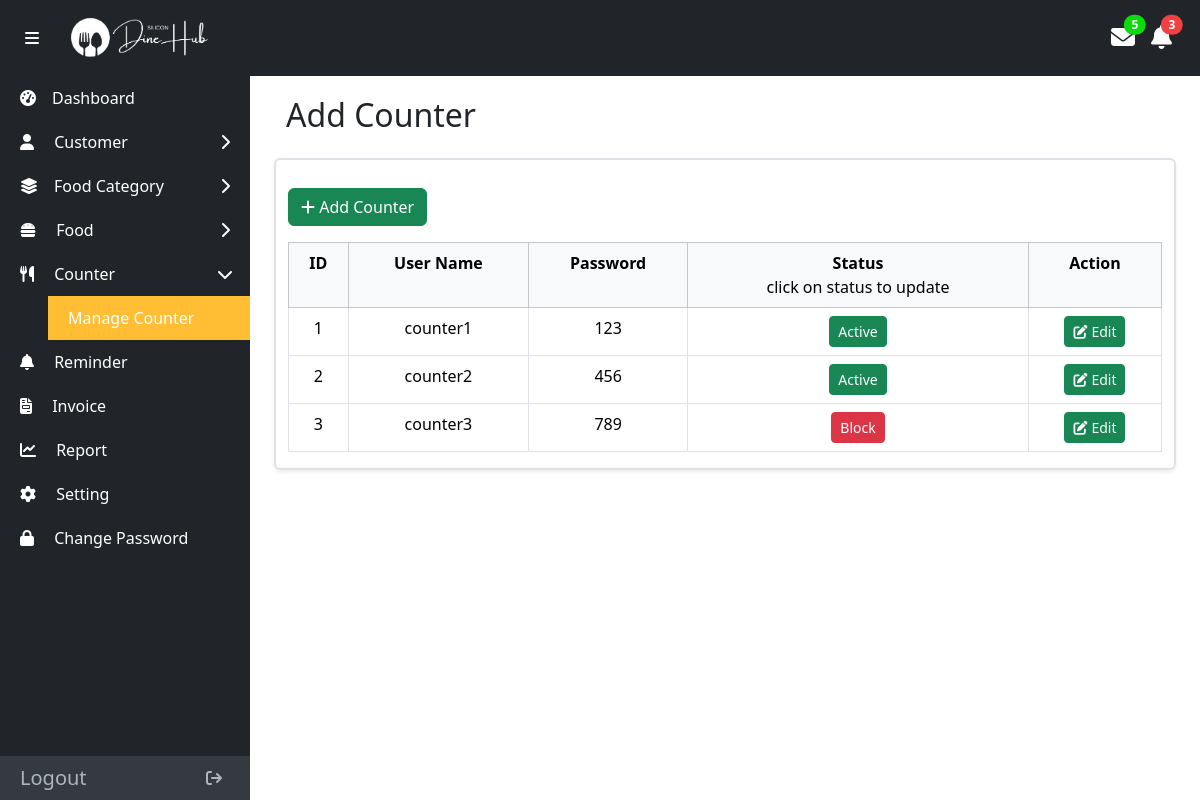
Page /admin/counterManage.php (signed in) on the earlier database version.
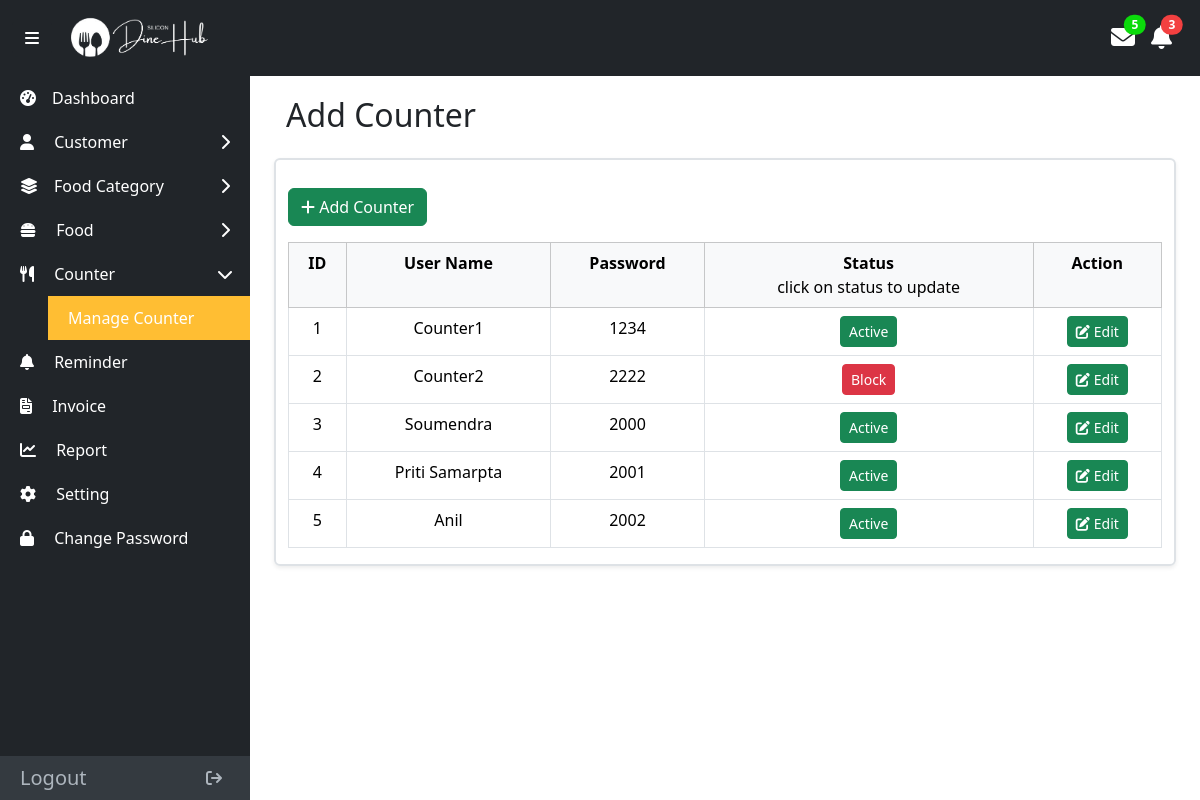
Same page on the later database version.
### tables this page shows
CREATE TABLE `counter_table` (
  `counterID` int(11) NOT NULL,
  `userName` varchar(255) NOT NULL,
  `password` varchar(128) NOT NULL,
  `status` varchar(5) NOT NULL
);

### dbFunctions/counterdb.php (called while the page is built, shortened)
<?php
function getAllCounters() {
    $conn = null;
    $stmt = null;
    try {
        $conn = dbConnection();
        $stmt = $conn->prepare("SELECT * FROM counter_table");
        $stmt->execute();
        $res = $stmt->get_result();
        if($res->num_rows>0){
            return $res;
        }else{
            return "error";
        }
    } catch (Exception $e) {
        error_log($e->getMessage());
        return "error: " . $e->getMessage();
    } finally{
        $stmt->close();
        $conn->close();
    }
}
?>

### admin/counterManage.php (the view, shortened to what this page needs)
<?php
include_once "adminNavbar.php";
require_once "../dbFunctions/counterdb.php";
?>
<section class="content w-100">
    <div class="row mt-3 ms-1 me-1">
        <h2 class="mb-4">Add Counter</h2>
        <div class="col-md-12 border border-2 pt-1 shadow-sm rounded">
            <div class="row mt-4">
                <div class="col-md-6">
                    <div class="d-flex justify-content-start">
                        <button class="btn btn-success mb-3" id="addRecordBtn"><i class="fa-solid fa-plus"></i> Add Counter</button>
                    </div>
                </div>
            </div>
            <div class="d-flex justify-content-between">
                <table class="table table-bordered table-responsive" id="myTable">
                    <thead class="table-light text-center">
                        <tr class="align-text-top">
                            <th>ID</th>
                            <th>User Name</th>
                            <th>Password</th>
                            <th>Status <p class="mb-0 fw-light ">click on status to update</p></th>
                            <th>Action</th>
                        </tr>
                    </thead>
                    <tbody>
                        <?php
                            $result = getAllCounters();
                            while($counter = $result->fetch_assoc()){
                                ?>
                                <tr class="text-center">
                                    <td><?= $counter['counterID']?></td>
                                    <td><?= $counter['userName']?></td>
                                    <td><?= $counter['password']?></td>
                                    <td>
                                        <a href="../dbFunctions/counterToggleStatus.php?id=<?= $counter['counterID'] ?>&status=<?= $counter['status'] ?>"
                                            class="btn btn-sm <?= $counter['status'] ? 'btn-success' : 'btn-danger' ?> toggle-status"
                                            data-id="<?= $counter['counterID'] ?>"
                                            data-status="<?= $counter['status'] ?>">
                                            <?= $counter['status'] ? 'Active' : 'Block' ?>
                                        </a>
                                    </td>
                                    <td>
                                        <a href="#"
                                            class="btn btn-success btn-sm edit-counter"
                                            data-id="<?= $counter['counterID'] ?>"
                                            data-username="<?= $counter['userName'] ?>"
                                            data-password="<?= $counter['password'] ?>"
                                            data-status="<?= $counter['status'] ?>">
                                            <i class="fa-solid fa-edit me-1"></i>Edit
                                        </a>
                                    </td>
                                </tr>
                                <?php
                            }
                        ?>
                    </tbody>
                </table>
            </div>
        </div>
    </div>
</section>
<?php include_once "adminFooter.php"; ?>

### admin/adminNavbar.php (shortened to what this page needs)
<!DOCTYPE html>
<html lang="en">
<head>
  <link href="./../assets/bootstrap/bootstrap.min.css" rel="stylesheet" />
  <link rel="stylesheet" href="./../assets/fontawesome/all.css">
  <link href="./../assets/css/AdminCss/style.css" rel="stylesheet" />
  <link href="./../assets/css/AdminCss/foodManage.css" rel="stylesheet" />
  <link href="./../assets/toastr/toastr.min.css" rel="stylesheet">
</head>
<body>
    <nav class="navbar navbar-expand-lg navbar-dark bg-dark">
        <div class="container-fluid">
        <button class="btn btn-dark" id="sidebarToggler">
            <i class="fa-solid fa-bars"></i>
        </button>
        <a class="navbar-brand ps-3" href="./index.php">
            <img src="./../assets/images/logo.png" alt="logo" />
        </a>
        <div class="d-flex justify-content-center align-items-center ms-auto">
            <div class="me-3 position-relative">
            <a href="#" class="text-decoration-none">
                <i class="fa-solid fa-envelope" style="font-size: 1.5rem; color: white"></i>
                <span class="position-absolute me-2 top-0 start-100 translate-middle badge rounded-pill"
                id="notification" style="background-color: rgb(11, 218, 11)">5</span>
            </a>
            </div>
            <div class="me-3 position-relative">
            <a href="#" class="text-decoration-none">
                <i class="fa-solid fa-bell" style="font-size: 1.5rem; color: white"></i>
                <span class="position-absolute me-2 top-0 start-100 translate-middle badge rounded-pill"
                id="notification" style="background-color: rgb(243, 64, 64)">3</span>
            </a>
            </div>
        </div>
        </div>
    </nav>
    <aside class="sidebar bg-dark text-white d-flex flex-column justify-content-between position-fixed top-0 start-0 min-vh-100">
        <div>
            <div>
                <a href="./index.php" class="mt-3 text-white text-decoration-none d-flex align-items-center justify-content-between">
                    <div><i class="fas fa-tachometer-alt me-3"></i>Dashboard</div>
                </a>
            </div>
            <div>
                <a href="#customer" class="dropdown-toggle text-white text-decoration-none d-flex align-items-center justify-content-between" data-bs-toggle="collapse">
                    <div><i class="fa-solid fa-user me-3"></i> Customer</div>
                    <i class="fa-solid fa-chevron-right toggle-icon"></i>
                </a>
            </div>
            <div>
                <a href="#foodCategory" class="dropdown-toggle text-white text-decoration-none d-flex align-items-center justify-content-between" data-bs-toggle="collapse">
                    <div><i class="fa-solid fa-layer-group me-3"></i>Food Category</div>
                    <i class="fa-solid fa-chevron-right toggle-icon"></i>
                </a>
            </div>
            <div>
                <a href="#food" class="dropdown-toggle text-white text-decoration-none d-flex align-items-center justify-content-between" data-bs-toggle="collapse">
                    <div><i class="fa-solid fa-burger me-3"></i> Food</div>
                    <i class="fa-solid fa-chevron-right toggle-icon"></i>
                </a>
            </div>
            <div>
                <a href="#counter" class="dropdown-toggle text-white text-decoration-none d-flex align-items-center justify-content-between" data-bs-toggle="collapse">
                    <div><i class="fa-solid fa-utensils me-3"></i> Counter</div>
                    <i class="fa-solid fa-chevron-right toggle-icon"></i>
                </a>
                <div class="collapse ms-5" id="counter">
                    <a href="./counterManage.php" class="text-white text-decoration-none d-flex align-items-center justify-content-between">Manage Counter</a>
                </div>
            </div>
            <div>
                <a href="#dashboard" class="text-white text-decoration-none d-flex align-items-center justify-content-between">
                    <div><i class="fa-solid fa-bell me-3"></i> Reminder</div>
                </a>
            </div>
            <div>
                <a href="#dashboard" class="text-white text-decoration-none d-flex align-items-center justify-content-between">
                    <div><i class="fas fa-file-invoice me-3"></i> Invoice</div>
                </a>
            </div>
            <div>
                <a href="#dashboard" class="text-white text-decoration-none d-flex align-items-center justify-content-between">
                    <div><i class="fas fa-chart-line me-3"></i> Report</div>
                </a>
            </div>
            <div>
                <a href="#dashboard" class="text-white text-decoration-none d-flex align-items-center justify-content-between">
                    <div><i class="fa-solid fa-gear me-3"></i> Setting</div>
                </a>
            </div>
            <div>
                <a href="./changeAdminPassword.php" class="text-white text-decoration-none d-flex align-items-center justify-content-between">
                    <div><i class="fas fa-lock me-3"></i> Change Password</div>
                </a>
            </div>
        </div>
        <div class="sidebar-footer">
            <a href="#" id="logoutBtn" class="text-decoration-none d-flex align-items-center justify-content-between w-100" style="color: #adb5bd;">
                <h5 class="my-0">Logout</h5>
                <div><i class="fa-solid fa-arrow-right-from-bracket mx-2"></i></div>
            </a>
        </div>
    </aside>

### admin/adminFooter.php (shortened to what this page needs)
  </body>
</html>

### assets/css/AdminCss/style.css (style rules this page uses)
* { padding: 0; margin: 0; box-sizing: border-box; }
body { display: flex; height: 100vh; overflow: hidden; }
.navbar { position: fixed; top: 0; left: 0; width: 100%; z-index: 1050; }
.navbar-brand img { height: 50px; }
.content { margin-left: 250px; margin-top: 60px; padding: 20px; transition: margin-left 0.3s; }
.sidebar { width: 250px; padding-top: 60px; transition: all 0.3s; }
.sidebar a { padding: 10px 20px; }
.active { background-color: #ffbe33; }
.toggle-icon { transition: transform 0.3s ease-in-out; }
.rotated { transform: rotate(90deg); }
.sidebar-footer { background-color: #343a40; }
.dropdown-toggle::after { display: none; }

Differences in the rows shown:
changed counter_table id 1: userName "counter1" → "Counter1"; password "123" → "1234"
changed counter_table id 2: userName "counter2" → "Counter2"; password "456" → "2222"; status "Active" → "Block"
changed counter_table id 3: userName "counter3" → "Soumendra"; password "789" → "2000"; status "Block" → "Active"
added counter_table: counterID "4", userName "Priti Samarpta", password "2001", status "Active"
added counter_table: counterID "5", userName "Anil", password "2002", status "Active"
